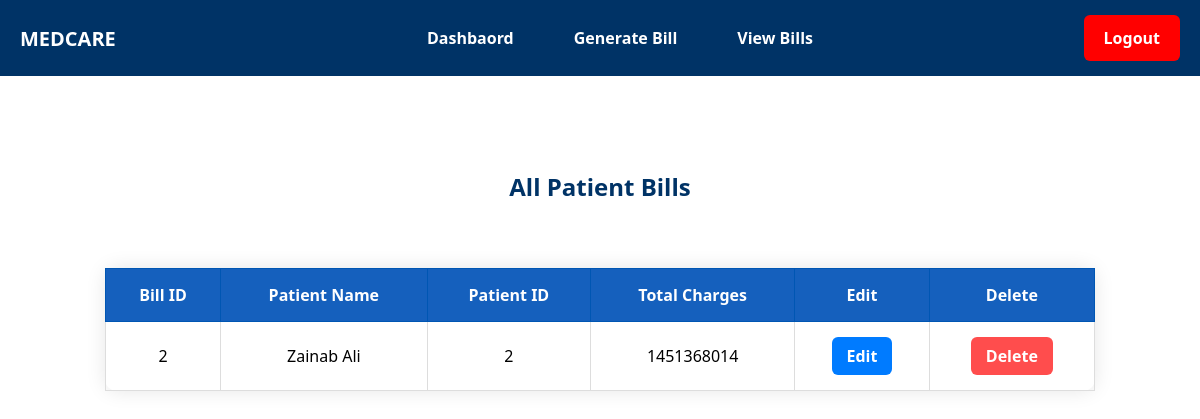
/view_bills.php, run on the app's committed database.
### tables this page shows
CREATE TABLE `bill` (
  `bill_id` int(11) NOT NULL,
  `food_charges` int(11) DEFAULT NULL,
  `doc_fee` int(11) NOT NULL,
  `lab_fee` int(11) DEFAULT NULL,
  `icu_fee` int(11) DEFAULT NULL,
  `medicine_fee` int(11) DEFAULT NULL,
  `surgeon_fee` int(11) DEFAULT NULL,
  `ward_charges` int(11) DEFAULT NULL,
  `theatre_fee` int(11) DEFAULT NULL,
  `stayed_days` int(11) DEFAULT NULL,
  `room_charges` int(11) DEFAULT NULL,
  `total_charges` int(11) NOT NULL,
  `pat_id` int(11) DEFAULT NULL
);

CREATE TABLE `patient` (
  `pat_id` int(11) NOT NULL,
  `Name` varchar(30) NOT NULL,
  `Age` int(11) NOT NULL,
  `Gender` varchar(1) NOT NULL,
  `Medical_Condition` text DEFAULT NULL,
  `SSN` int(11) NOT NULL,
  `Srs_Level` varchar(50) NOT NULL,
  `Police_Case` tinyint(1) DEFAULT 0
);

### view_bills.php (the view, shortened to what this page needs)
<?php
include 'Connection.php';
$query = "
    SELECT b.bill_id, b.total_charges, b.pat_id, p.name
    FROM bill b
    LEFT JOIN patient p ON b.pat_id = p.pat_id
";
$result = mysqli_query($conn, $query);
?>
<!DOCTYPE html>
<html lang="en">
<head>
</head>
<body>
<div class="navbar">
    <div class="logo">
        <span>MEDCARE</span>
    </div>
    <div class="menu">
        <a href="admin.php">Dashbaord</a>
        <a href="billform.php">Generate Bill</a>
        <a href="view_bills.php">View Bills</a>
    </div>
    <a href="logout.php" class="logout">Logout</a>
</div>
<div class="container">
    <h2>All Patient Bills</h2>
    <table>
        <tr>
            <th>Bill ID</th>
            <th>Patient Name</th>
            <th>Patient ID</th>
            <th>Total Charges</th>
            <th>Edit</th>
            <th>Delete</th>
        </tr>
        <?php if (mysqli_num_rows($result) > 0): ?>
            <?php while ($row = mysqli_fetch_assoc($result)): ?>
                <tr>
                    <td><?= $row['bill_id'] ?></td>
                    <td><?= htmlspecialchars($row['name'] ?? 'N/A') ?></td>
                    <td><?= $row['pat_id'] ?></td>
                    <td><?= $row['total_charges'] ?></td>
                    <td>
                        <a href="edit.php?id=<?= $row['bill_id'] ?>" class="button button-edit">Edit</a>
                    </td>
                    <td> <a href="deletebill.php?id=<?= $row['bill_id'] ?>" class="button button-delete" onclick="return confirm('Delete this bill?')">Delete</a></td>
                </tr>
            <?php endwhile; ?>
        <?php else: ?>
            <tr><td colspan="5" class="no-records">No bills found.</td></tr>
        <?php endif; ?>
    </table>
</div>
</body>
</html>

### view_bills.php (style rules this page uses)
body { font-family: 'Segoe UI', sans-serif; margin: 0; padding: 50px; background-color: white; }
h2 { text-align: center; color: #003366; margin-bottom: 65px; margin-top: 20px; }
table { width: 100%; border-collapse: collapse; margin-top: 20px; border-radius: 12px; box-shadow: 0 0 20px rgba(0, 0, 0, 0.1); background-color: white; }
th, td { padding: 15px; text-align: center; border: 1px solid #ddd; }
th { background-color: #1560BD; color: white; border: 1px solid #0056b3; }
.button { padding: 8px 15px; text-align: center; border-radius: 6px; cursor: pointer; font-weight: bold; text-decoration: none; display: inline-block; }
.button-edit { background-color: #007bff; color: white; border: none; transition: 0.3s; }
.button-delete { background-color: #ff4d4d; color: white; border: none; transition: 0.3s; }
.container { width: 90%; margin: auto; padding: 20px; }
.navbar { background-color: #003366; padding: 15px 20px; display: flex; justify-content: center; align-items: center; position: fixed; top: 0; left: 0; right: 0; z-index: 10; width: 100%; }
.navbar .logo { position: absolute; left: 20px; font-size: 20px; font-weight: bold; color: white; }
.navbar .menu { display: flex; gap: 20px; justify-content: center; width: 100%; text-align: center; }
.navbar .menu a { color: white; text-decoration: none; padding: 12px 20px; font-size: 16px; font-weight: bold; border-radius: 6px; transition: all 0.3s ease; position: relative; }
.navbar .menu a::after { content: ''; position: absolute; width: 0%; height: 3px; bottom: 0; left: 50%; background: white; border-radius: 2px; transition: all 0.4s ease-in-out; transform: translateX(-50%); }
.navbar .logout { position: absolute; right: 60px; color: white; font-weight: bold; padding: 12px 20px; border-radius: 6px; transition: background-color 0.3s ease; font-size: 16px; text-decoration: none; background-color: red; }
.navbar .logout::after { content: ''; position: absolute; width: 0%; height: 3px; bottom: 0; left: 50%; background: white; border-radius: 2px; transition: all 0.4s ease-in-out; transform: translateX(-50%); }
.container { margin-top: 80px; }

### data on the page
bill: bill_id "2", pat.Name "Zainab Ali", pat "2", total_charges "1451368014"
